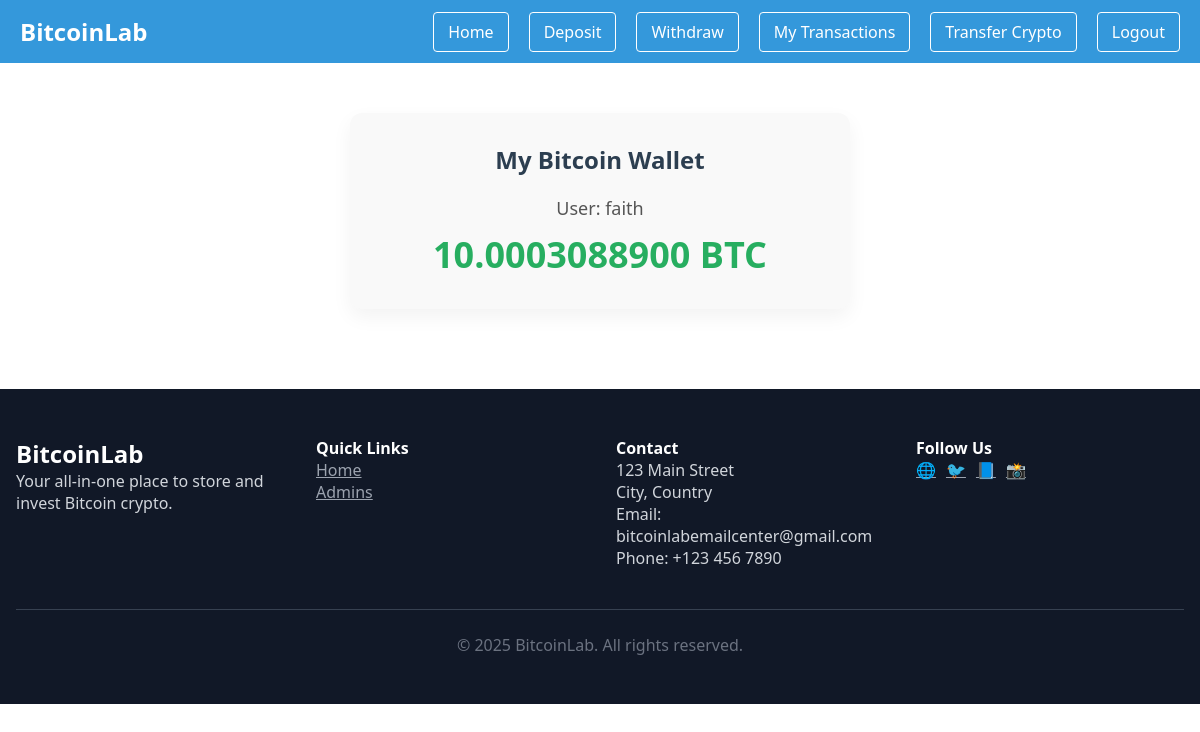
Before: /balance (signed in) with the older database file.
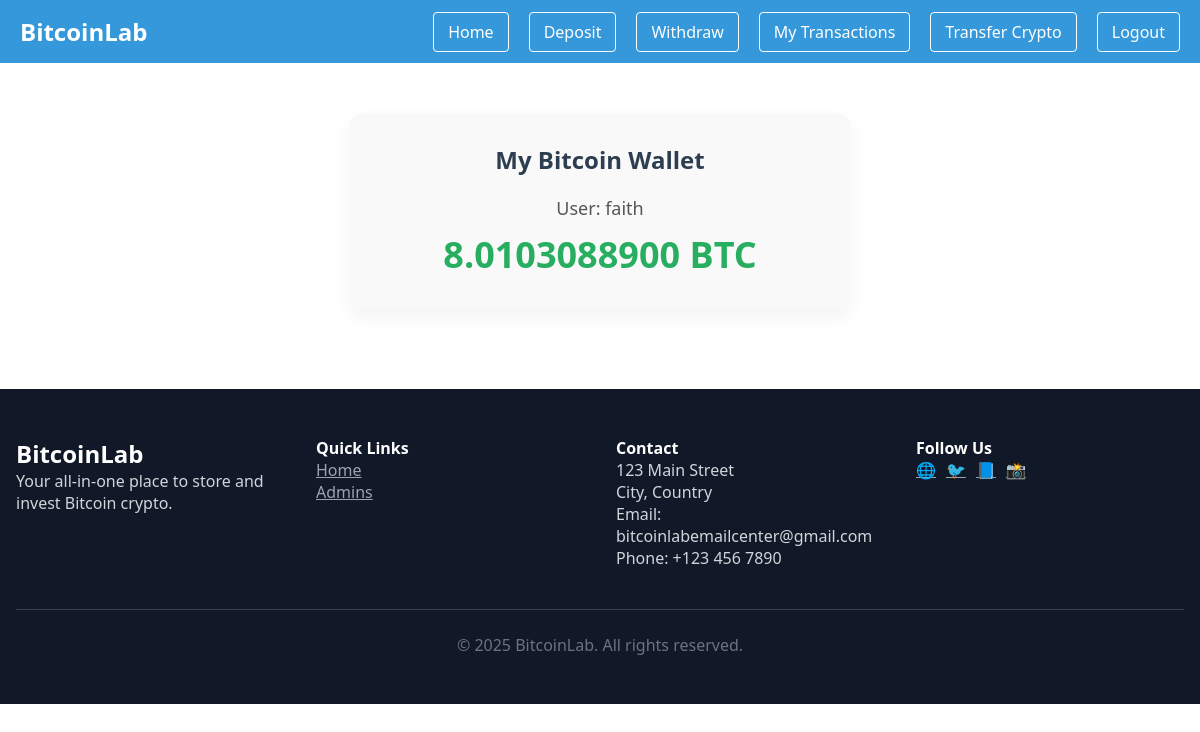
After: the same page with the newer database file.
### core/models.py (models this page shows, shortened)
class Wallet(models.Model):
    user = models.OneToOneField(User, on_delete=models.CASCADE)
    bitcoin_balance = models.DecimalField(max_digits=16, decimal_places=10, default=0.00000000)
    eth_balance = models.DecimalField(max_digits=16, decimal_places=10, default=0.0000)
    usdt_balance = models.DecimalField(max_digits=16, decimal_places=10, default=0.0000)
    ton_balance = models.DecimalField(max_digits=16, decimal_places=10, default=0.000)
    solana_balance = models.DecimalField(max_digits=16, decimal_places=10, default=0.000)

### core/views.py (the view)
# urls.py: path('balance', views.balance, name='balance'),
@login_required
def balance(request):
    try:
        wallet = Wallet.objects.get(user=request.user)
    except Wallet.DoesNotExist:
        wallet = Wallet.objects.create(user=request.user, bitcoin_balance=0.0)
    return render(request, 'wallet/balance.html', {'wallet': wallet})

### templates/wallet/balance.html (shortened to what this page needs)
{% extends "base.html" %}
{% block content %}
<div class="balance-container">
  <h2>My Bitcoin Wallet</h2>
  <div class="username">User: {{ request.user.username }}</div>
  <div class="balance-amount">{{ wallet.bitcoin_balance }} BTC</div>
</div>
{% endblock %}

Changed rows visible on the page:
changed Wallet: bitcoin_balance "10.0003088900" → "8.0103088900"
